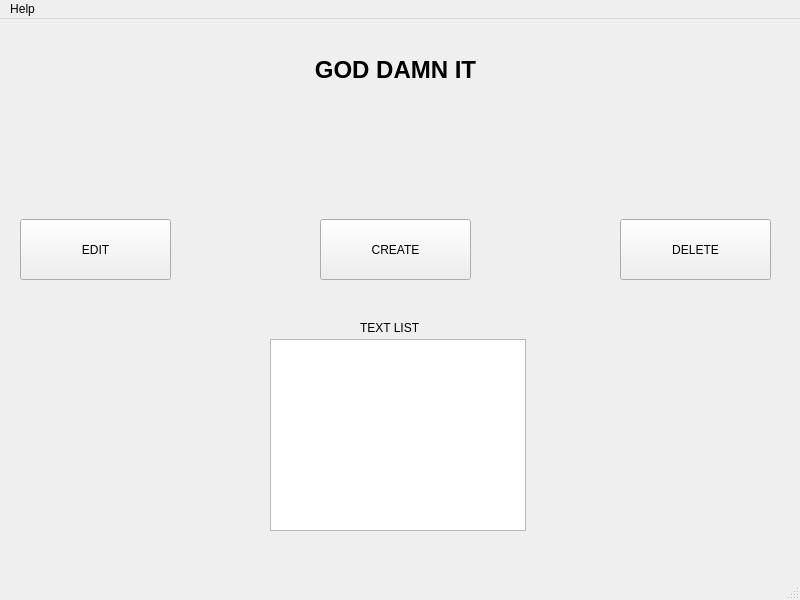
<?xml version="1.0" encoding="UTF-8"?>
<ui version="4.0">
 <class>mainWindow</class>
 <widget class="QMainWindow" name="mainWindow">
  <property name="geometry">
   <rect>
    <x>0</x>
    <y>0</y>
    <width>800</width>
    <height>600</height>
   </rect>
  </property>
  <property name="windowTitle">
   <string>MainWindow</string>
  </property>
  <widget class="QWidget" name="centralwidget">
   <widget class="QLabel" name="LA_god">
    <property name="geometry">
     <rect>
      <x>270</x>
      <y>10</y>
      <width>251</width>
      <height>81</height>
     </rect>
    </property>
    <property name="font">
     <font>
      <pointsize>18</pointsize>
      <weight>75</weight>
      <bold>true</bold>
     </font>
    </property>
    <property name="text">
     <string>GOD DAMN IT</string>
    </property>
    <property name="alignment">
     <set>Qt::AlignCenter</set>
    </property>
   </widget>
   <widget class="QPushButton" name="BU_delete">
    <property name="geometry">
     <rect>
      <x>620</x>
      <y>200</y>
      <width>151</width>
      <height>61</height>
     </rect>
    </property>
    <property name="text">
     <string>DELETE</string>
    </property>
   </widget>
   <widget class="QPushButton" name="BU_create">
    <property name="geometry">
     <rect>
      <x>320</x>
      <y>200</y>
      <width>151</width>
      <height>61</height>
     </rect>
    </property>
    <property name="autoFillBackground">
     <bool>false</bool>
    </property>
    <property name="text">
     <string>CREATE</string>
    </property>
   </widget>
   <widget class="QPushButton" name="BU_edit">
    <property name="geometry">
     <rect>
      <x>20</x>
      <y>200</y>
      <width>151</width>
      <height>61</height>
     </rect>
    </property>
    <property name="text">
     <string>EDIT</string>
    </property>
   </widget>
   <widget class="QListView" name="listView">
    <property name="geometry">
     <rect>
      <x>270</x>
      <y>320</y>
      <width>256</width>
      <height>192</height>
     </rect>
    </property>
   </widget>
   <widget class="QLabel" name="LA_text_list">
    <property name="geometry">
     <rect>
      <x>360</x>
      <y>300</y>
      <width>67</width>
      <height>17</height>
     </rect>
    </property>
    <property name="text">
     <string>TEXT LIST</string>
    </property>
   </widget>
  </widget>
  <widget class="QMenuBar" name="menubar">
   <property name="geometry">
    <rect>
     <x>0</x>
     <y>0</y>
     <width>800</width>
     <height>22</height>
    </rect>
   </property>
   <widget class="QMenu" name="menuHelp">
    <property name="title">
     <string>Help</string>
    </property>
   </widget>
   <addaction name="menuHelp"/>
  </widget>
  <widget class="QStatusBar" name="statusbar"/>
 </widget>
 <resources/>
 <connections/>
</ui>
